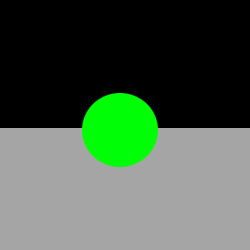
#> input picture gordon/Exemplar-Based-Inpaining-Python-master/tests/image1.jpg, 250 x 250 px
$ python main.py ../tests/image1.jpg ../tests/image2.jpg 100   (older library calls are emulated)
#> lines starting #> are read from the running program, lines starting #| are printed output that depends on the picture
### gordon/Exemplar-Based-Inpaining-Python-master/source/InpainterV2.py
#!/usr/bin/python

import sys, os, time
import math, cv2
import numpy as np


class InpainterV2():

    fillFront = []
    normals = []
    patchHeight = patchWidth = 0


    def __init__(self, inputImage, mask, halfPatchWidth = 16):
        self.inputImage = np.copy(inputImage)
        self.mask = np.copy(mask)
        self.workingMask = np.copy(mask)
        self.workingImage = np.copy(inputImage)
        self.result = np.ndarray(shape = inputImage.shape, dtype = inputImage.dtype)
        self.halfPatchWidth = halfPatchWidth

    #make sure dimensions and types match up
    def checkValidInputs(self):
        if self.inputImage.dtype != np.uint8 or self.mask.dtype != np.uint8 or self.mask.shape != self.inputImage.shape[:2] or self.halfPatchWidth == 0:
            return False
        return True


    # [242 lines left out: functions initMatrices, createGradients, computeFillFront, computeConfidence, getPatch, computeData and 5 more, not called in this run]

### gordon/Exemplar-Based-Inpaining-Python-master/source/main.py
#!/usr/bin/python

import sys, os
import cv2
import numpy as np
from Inpainter import Inpainter
from InpainterV2 import InpainterV2 as paint

if __name__ == "__main__":
    """
    Usage: python main.py pathOfInputImage pathOfMaskImage [,halfPatchWidth=4].
    """
    if not len(sys.argv) == 3 and not len(sys.argv) == 4:
        print ('Usage: python main.py pathOfInputImage pathOfMaskImage [,halfPatchWidth].')
        exit(-1)

    if len(sys.argv) == 3:
        halfPatchWidth = 4
    elif len(sys.argv) == 4:
        try:
            halfPatchWidth = int(sys.argv[3])
        except ValueError:
            print ('Unexpected error:', sys.exc_info()[0])
            exit(-1)

    # image File Name
    imageName = sys.argv[1]
    # CV_LOAD_IMAGE_COLOR: loads the image in the RGB format TODO: check RGB sequence
    originalImage = cv2.imread(imageName, cv2.IMREAD_COLOR )
#> originalImage is the input picture: shape (250, 250, 3); mean B, G, R 74.7, 92.3, 74.3
    if originalImage.any() == None:
        print ('Error: Unable to open Input image.')
        exit(-1)

    # mask File Name
    maskName = sys.argv[2]
    inpaintMask = cv2.imread(maskName, cv2.IMREAD_GRAYSCALE )
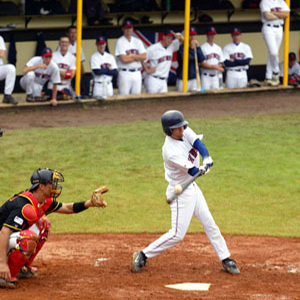
#> input picture gordon/Exemplar-Based-Inpaining-Python-master/tests/image2.jpg, 300 x 300 px
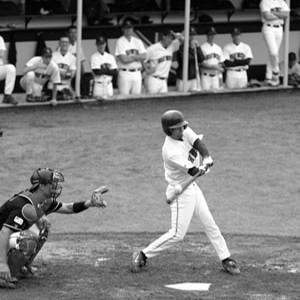
#> inpaintMask: shape (300, 300); min 0, max 255, mean 124.5
    if inpaintMask.any() == None:
        print ('Error: Unable to open Mask image.')
        exit(-1)

    i = paint(originalImage, inpaintMask, halfPatchWidth)
    if i.checkValidInputs() == True:
        i.doInpaint()
        cv2.imwrite("../tests/result.jpg", i.result)
        cv2.namedWindow("result")
        cv2.imshow("result", i.result)
        cv2.waitKey()
    else:
        print ('Error: invalid parameters.')
